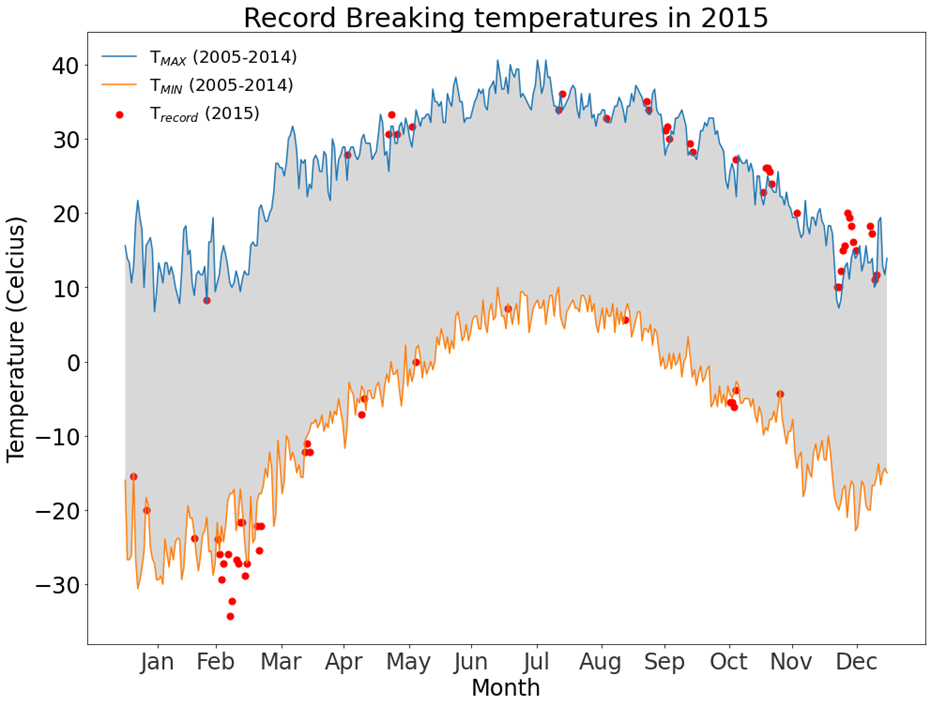

Source code (Python):
import pandas as pd
import numpy as np
import matplotlib.pyplot as plt
from calendar import month_abbr


df = pd.read_csv('assets/fb441e62df2d58994928907a91895ec62c2c42e6cd075c2700843b89.csv')
print(df.head())

df1 = df
df1['Date'] = pd.to_datetime(df1['Date'])
df1 = df1.set_index('Date').sort_index()       # sorting along date

df_new = df
#converting Fahrenheit into celcius
df_new['Data_Value'] = df_new['Data_Value'] .apply(lambda x: x/10)
#filtering out leap year dates
df_new['Date'] = pd.to_datetime(df_new['Date'])
df_new = df_new[~((df_new['Date'].dt.month == 2) & (df_new['Date'].dt.day == 29))]
df_new = df_new.set_index('Date').sort_index()
#extracting rows with maximum (TMAX) and minimum (TMIN) temperatures
df_tmax=df_new[df_new['Element']=='TMAX']['Data_Value']
df_tmin=df_new[df_new['Element']=='TMIN']['Data_Value']

#dropping the leap year Feb 29 values, Already done in above cell
# create a DataFrame group of maximum temperature by date
df_tmax_05to14 = df_tmax.loc['2005-01-01':'2014-12-31']# Separate the data of 2005-2014 for tmax
df_tmax_15 = df_tmax.loc['2015-01-01':'2015-12-31']# Separate the data of 2015 for tmax


# create a DataFrame group of minimum temperatures by date
df_tmin_05to14 = df_tmin.loc['2005-01-01':'2014-12-31']# Separate the data of 2005-2014 for tmin
df_tmin_15 = df_tmin.loc['2015-01-01':'2015-12-31']# Separate the data of 2015 for tmin

# calculate the minimum and maximum values for the day of the year for 2005 through 2014
#Maximum and minimum of temperatures on each day irrespective of the year
df_tmax_05to14 = df_tmax_05to14.reset_index()
df_tmax_05to14['Month_Day'] = df_tmax_05to14['Date'].dt.strftime('%m-%d')
df_tmax_05to14_max_and_min = df_tmax_05to14.groupby('Month_Day').agg([max,min])['Data_Value'].round(1)

df_tmin_05to14 = df_tmin_05to14.reset_index()
df_tmin_05to14['Month_Day'] = df_tmin_05to14['Date'].dt.strftime('%m-%d')
df_tmin_05to14_max_and_min = df_tmin_05to14.groupby('Month_Day').agg([max,min])['Data_Value'].round(1)

# calculate the minimum and maximum values for the years 2015
#Maximum and minimum of temperatures on each day for the year 2015
df_tmax_15 = df_tmax_15.reset_index()
df_tmax_15['Month_Day'] = df_tmax_15['Date'].dt.strftime('%m-%d')
df_tmax_15_max_and_min = df_tmax_15.groupby('Month_Day').agg([max,min])['Data_Value'].round(1)
df_tmax_15_max_and_min = df_tmax_15_max_and_min.reset_index()

#dates index values
dates_ind = pd.date_range(start='2015-01-01', end='2015-12-31').strftime('%m-%d').tolist()

#out of range max temperatures for year 2014
df_tmax_15_out = pd.DataFrame((np.where(df_tmax_15_max_and_min['max'] > df_tmax_05to14_max_and_min.reset_index()['max'], df_tmax_15_max_and_min['max'] ,np.nan)), index = dates_ind).dropna()

df_tmin_15 = df_tmin_15.reset_index()
df_tmin_15['Month_Day'] = df_tmin_15['Date'].dt.strftime('%m-%d')
df_tmin_15_max_and_min = df_tmin_15.groupby('Month_Day').agg([max,min])['Data_Value'].round(1)
df_tmin_15_max_and_min = df_tmin_15_max_and_min.reset_index()

#out of range min temperatures for year 2014
df_tmin_15_out = pd.DataFrame((np.where(df_tmin_15_max_and_min['min'] < df_tmin_05to14_max_and_min.reset_index()['min'], df_tmin_15_max_and_min['min'] ,np.nan)), index = dates_ind).dropna()

#resetting index for of range 2015 data for scatter plots
df_tmax_15_out = df_tmax_15_out.reset_index()
df_tmin_15_out = df_tmin_15_out.reset_index()


# Set the font size
plt.rcParams['font.size'] = 24

#line plotting the maximum and minimum from 2005 to 2014
plt.figure(figsize=(16,12))
plt.plot(df_tmax_05to14_max_and_min['max'], '-', df_tmin_05to14_max_and_min['min'], '-')

ax = plt.gca()
#Labeling the axes
ax.set_xlabel('Month')
ax.set_ylabel('Temperature (Celcius)')
#Title
ax.set_title("Record Breaking temperatures in 2015")
#scatter plot from the year 2015
plt.scatter(df_tmax_15_out['index'][:], df_tmax_15_out[0][:], s=50, c='red', label='MAX_T(2015)')
plt.scatter(df_tmin_15_out['index'][:], df_tmin_15_out[0][:], s=50, c='red', label='MIN_T(2015)')
#shading the area in between
plt.gca().fill_between(range(len(df_tmax_05to14_max_and_min['max'])), 
                       df_tmax_05to14_max_and_min['max'], df_tmin_05to14_max_and_min['min'], 
                       facecolor='gray', 
                       alpha=0.30)
#Legends
plt.legend(['T$_{MAX}$ (2005-2014)','T$_{MIN}$ (2005-2014)','T$_{record}$ (2015)'],loc=2,prop={'size': 18},frameon=False)

#Changing X-axis tic lebels
months = pd.date_range(start='2024-01-01', end='2024-12-01', freq='MS')
month_names = months.strftime('%b').tolist()   #creates abbreviated month names list
#create positions for each x tick value
days_in_month = np.array([15.5, 28, 31, 30, 31, 30, 31, 31, 30, 31, 30, 31])
pos = np.cumsum(days_in_month)
#pos = list(sums/2)


plt.xticks(pos,month_names,alpha=0.8)
plt.savefig("assignment_w2.png")
